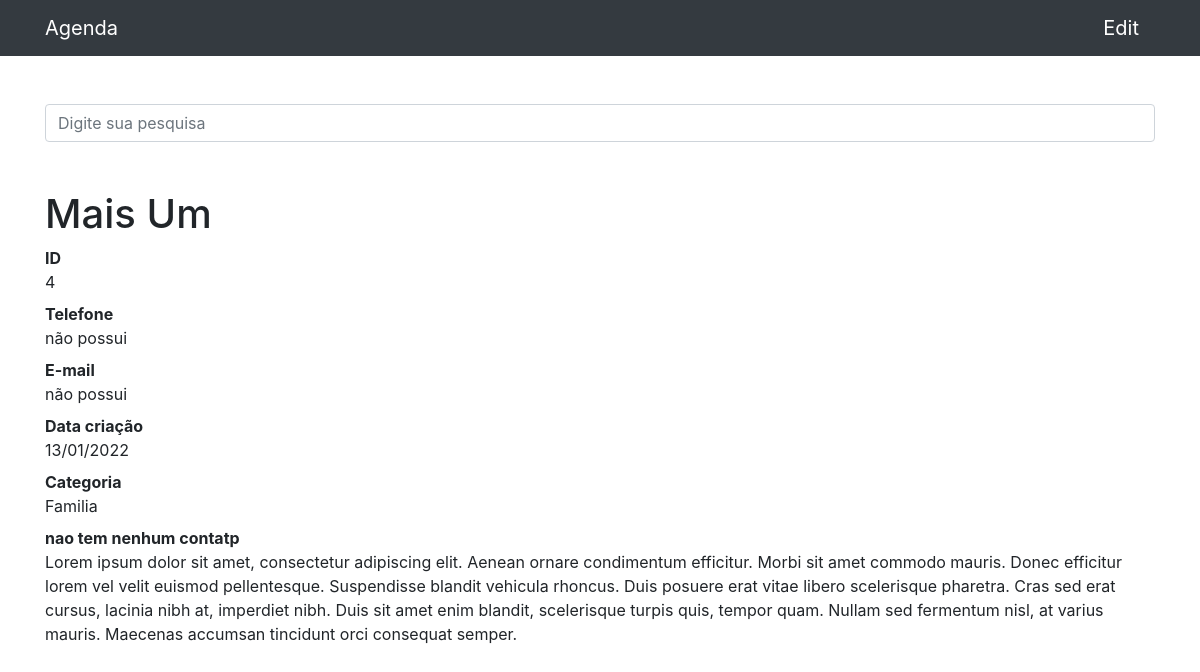
/4, run on the app's committed database.
### contatos/models.py (models this page shows, shortened)
class Contato(models.Model):
    nome = models.CharField(max_length=255)
    sobrenome = models.CharField(max_length=255, blank=True)
    telefone = models.CharField(max_length=255)
    email = models.CharField(max_length=255, blank=True)
    data_criacao = models.DateTimeField(default=timezone.now)
    descricao = models.TextField(max_length=900, blank=True)
    categoria = models.ForeignKey(Categoria, on_delete=models.DO_NOTHING)
    mostrar = models.BooleanField(default=True)

class Categoria(models.Model):
    nome = models.CharField(max_length=255)
    def __str__(self):
        return self.nome

### contatos/views.py (the view)
# urls.py: path('<int:contato_id>', views.ver_contato, name='contato_ver_contato'),
def ver_contato(request, contato_id):
    contato = get_object_or_404(Contato, id=contato_id)
    return render(request, 'contatos/ver_contato.html', {
        'contato': contato
    })

### contatos/templates/contatos/ver_contato.html
{%extends 'base.html'%}
{%block content%}
<h1 class="mt-5">{{ contato.nome }} {{ contato.sobrenome }}</h1>
<dl>
  <dt>ID</dt>
  <dd>{{ contato.id }}</dd>
  <dt>Telefone</dt>
  <dd>{{ contato.telefone }}</dd>
  <dt>E-mail</dt>
  <dd>{{ contato.email }}</dd>
  <dt>Data criação</dt>
  <dd>{{ contato.data_criacao|date:'d/m/Y' }}</dd>
  <dt>Categoria</dt>
  <dd>{{ contato.categoria }}</dd>
  <dt>{{ contato.descricao }}</dt>
  <dd>
    Lorem ipsum dolor sit amet, consectetur adipiscing elit. Aenean ornare condimentum efficitur. Morbi sit amet
    commodo mauris. Donec efficitur lorem vel velit euismod pellentesque. Suspendisse blandit vehicula rhoncus.
    Duis posuere erat vitae libero scelerisque pharetra. Cras sed erat cursus, lacinia nibh at, imperdiet nibh.
    Duis sit amet enim blandit, scelerisque turpis quis, tempor quam. Nullam sed fermentum nisl, at varius
    mauris. Maecenas accumsan tincidunt orci consequat semper.
  </dd>
</dl>
{%endblock%}

### data on the page
Contato: nome "Mais", sobrenome "Um", id "4", telefone "não possui", email "não possui", data_criacao "13/01/2022", categoria "Familia", descricao "nao tem nenhum contatp"
